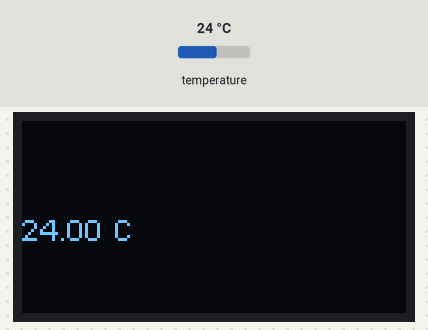
Recording of a sketch running on a simulated ESP8266 (NodeMCU). Shown: 128×64 one-colour display. The inputs (shaded band) are chosen by the test bench; at power-on: temperature 24 °C. What the sketch prints to the serial monitor is not drawn.

Above: at 1.8 s.
1.9 s: temperature set to 12 °C
At 3.2 s:
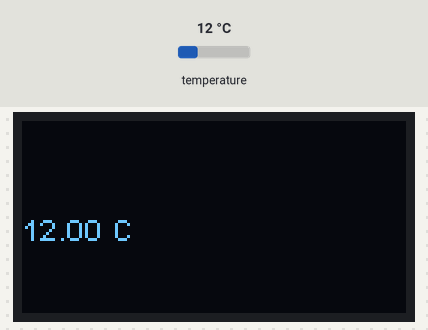
3.5 s: temperature set to 19 °C
5.5 s: temperature set to 28 °C
At 7.3 s:
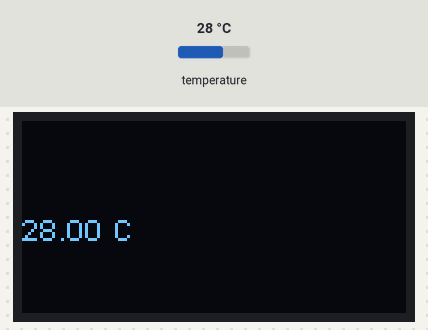
Timing chart, 0 to 8.8 s (numbered marks = the images above; inputs shaded):
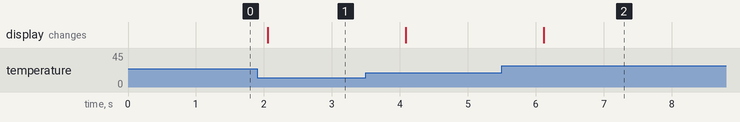

The sketch:

TEST_BME01.ino
```cpp
//
// BillBoard Arduino ESP8266 Code
// (C) ESP Porto Team #3 2018
//
// Code for Unit Test BME.01 : Acquire Temperature
// Code for Unit Test BME.02 : Rightness of Temperature
//

// Libraries for I2C and OLED Display
#include <Wire.h>
#include "SSD1306Wire.h"

// Libraries for Temperature Sensor
#include <Adafruit_Sensor.h>
#include <Adafruit_BMP280.h>

// Global Variables
float myTemperature;                  // Temperature
SSD1306Wire display(0x3c, 4, 5);    // OLED Object (Address, SDA Pin, SDL Pin)
Adafruit_BMP280 bme;                // BMP Object

//
// Function : Connection BMP
//
void ConnectBMP280() {
  Serial.println(F("BMP280 test"));
  if (!bme.begin()) {
    Serial.println("Could not find a valid BMP280 sensor, check wiring!");
    while (1);
  }
  Serial.println(F("BMP280 OK"));
}

//
// Arduino SETUP function
//
void setup() {
  // Init Serial
  Serial.begin(115200);
  Serial.println("Start");

  // Init Display
  display.init();
  display.flipScreenVertically();
  display.setFont(ArialMT_Plain_10);

  // Connect to BMP
  ConnectBMP280();
}

//
// Arduino LOOP function
//
void loop() {
  // Clear Display
  display.clear();

  // Get & Display Temperature
  myTemperature = bme.readTemperature();
  Serial.println("Temp = "+String(myTemperature));
  display.drawString(0,30, String(myTemperature) + " C");

  // Flush Display
  display.display();

  // Wait
  delay(1000);
}
```

Measured:
- after the input at 1.9 s, the display: changes after 0.16 s (image 1)
- after the input at 5.5 s, the display: changes after 0.62 s (image 2)
